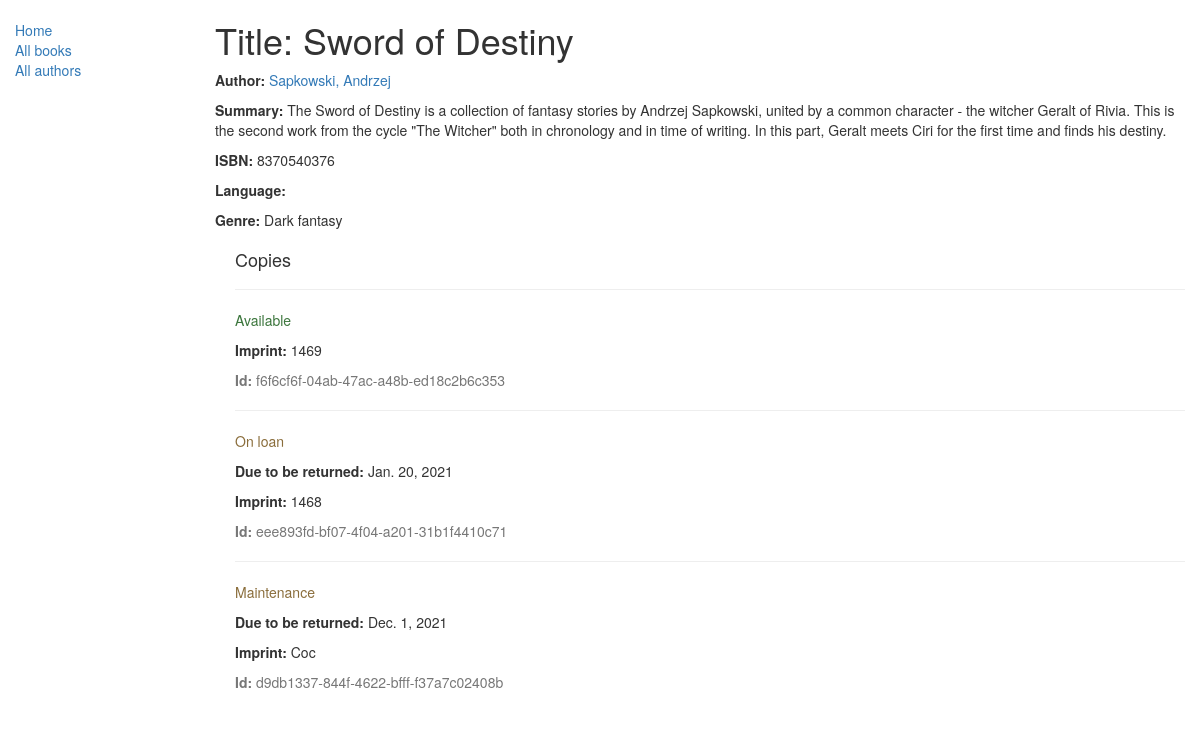
/catalog/book/3, run on the app's committed database.
### catalog/models.py (models this page shows, shortened)
class Book(models.Model):
    title = models.CharField(max_length=200)
    author = models.ForeignKey('Author', on_delete=models.SET_NULL, null=True)
    summary = models.TextField(max_length=1000, help_text="Enter a brief description of the book")
    isbn = models.CharField('ISBN',max_length=13, help_text='13 Character <a href="https://www.isbn-international.org/content/what-isbn">ISBN number</a>')
    genre = models.ManyToManyField(Genre, help_text="Select a genre for this book")
    def display_genre(self):
        """
        Creates a string for the Genre. This is required to display genre in Admin.
        """
        return ', '.join([ genre.name for genre in self.genre.all()[:3] ])
    display_genre.short_description = 'Genre'

class Author(models.Model):
    first_name = models.CharField(max_length=100)
    last_name = models.CharField(max_length=100)
    date_of_birth = models.DateField(null=True, blank=True)
    date_of_death = models.DateField('Died', null=True, blank=True)
    def get_absolute_url(self):
        return reverse('author-detail', args=[str(self.id)])
    def __str__(self):
        return '%s, %s' % (self.last_name, self.first_name)

class Genre(models.Model):
    name = models.CharField(max_length=200, help_text="Enter a book genre (e.g. Science Fiction, French Poetry etc.)")
    def __str__(self) -> str:
        return self.name

class BookInstance(models.Model):
    id = models.UUIDField(primary_key=True, default=uuid.uuid4, help_text="Unique ID for this particular book across whole library")
    book = models.ForeignKey('Book', on_delete=models.SET_NULL, null=True)
    imprint = models.CharField(max_length=200)
    due_back = models.DateField(null=True, blank=True)
    LOAN_STATUS = (
        ('m', 'Maintenance'),
        ('o', 'On loan'),
        ('a', 'Available'),
        ('r', 'Reserved'),
    )
    status = models.CharField(max_length=1, choices=LOAN_STATUS, blank=True, default='m', help_text='Book availability')
    class Meta:
        ordering = ["due_back"]

### catalog/views.py (the view)
# urls.py: url(r'^book/(?P<pk>\d+)$', views.BookDetailView.as_view(), name='book-detail'),
class BookDetailView(generic.DetailView):
    model = Book

### catalog/templates/catalog/book_detail.html
{% extends "base_generic.html" %}
{% block content %}
  <h1>Title: {{ book.title }}</h1>
  <p><strong>Author:</strong> <a href="{{ book.author.get_absolute_url }}">{{ book.author }}</a></p>
  <p><strong>Summary:</strong> {{ book.summary }}</p>
  <p><strong>ISBN:</strong> {{ book.isbn }}</p>
  <p><strong>Language:</strong> {{ book.language }}</p>
  <p><strong>Genre:</strong> {% for genre in book.genre.all %} {{ genre }}{% if not forloop.last %}, {% endif %}{% endfor %}</p>
  <div style="margin-left:20px;margin-top:20px">
    <h4>Copies</h4>
    {% for copy in book.bookinstance_set.all %}
    <hr>
    <p class="{% if copy.status == 'a' %}text-success{% elif copy.status == 'd' %}text-danger{% else %}text-warning{% endif %}">{{ copy.get_status_display }}</p>
    {% if copy.status != 'a' %}<p><strong>Due to be returned:</strong> {{copy.due_back}}</p>{% endif %}
    <p><strong>Imprint:</strong> {{copy.imprint}}</p>
    <p class="text-muted"><strong>Id:</strong> {{copy.id}}</p>
    {% endfor %}
  </div>
{% endblock %}

### data on the page
Book: title "Sword of Destiny", author "Sapkowski, Andrzej", summary "The Sword of Destiny is a collection of fantasy stories by Andrzej Sapkowski, united by a common character - the witcher Geralt of Rivia. This is the second work from the cycle \"The Witcher\" both in chronology and in time of writing. In this part, Geralt meets Ciri for the first time and finds his destiny.", isbn "8370540376"
Genre: name "Dark fantasy"
BookInstance: status "Available", imprint "1469", id "f6f6cf6f-04ab-47ac-a48b-ed18c2b6c353"
BookInstance: status "On loan", due_back "Jan. 20, 2021", imprint "1468", id "eee893fd-bf07-4f04-a201-31b1f4410c71"
BookInstance: status "Maintenance", due_back "Dec. 1, 2021", imprint "Coc", id "d9db1337-844f-4622-bfff-f37a7c02408b"
